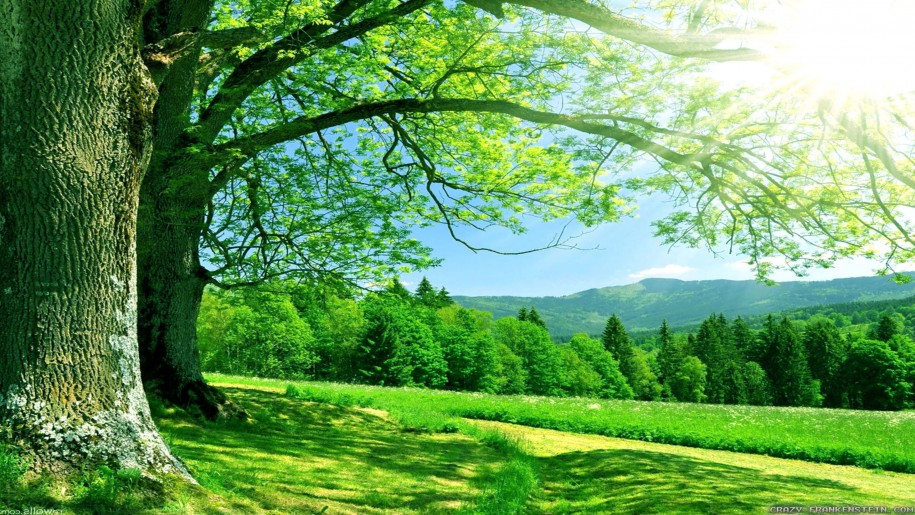
#> input picture Nature.jpg, 915 x 515 px, found by its file name
$ jupyter execute MostDominantColors.ipynb   (shell and % lines are left out)   (Python 2 division)
#> lines starting #> are read from the running program, lines starting #| are printed output that depends on the picture; after the words box and inside, x2 and y2 are one past the last pixel; in counts of white or black regions, pixels touching at a corner belong together
[cell 1]
import numpy as np
import cv2
from matplotlib import pyplot as plt
from sklearn.cluster import KMeans

[cell 2]
im = cv2.imread('/home/sharad/Pictures/Nature.jpg')
#> im is the input picture: shape (515, 915, 3); mean B, G, R 90.9, 154.7, 102.7
im = cv2.cvtColor(im, cv2.COLOR_BGR2RGB)

r, c = im.shape[:2]
#> r = 515; c = 915
out_r = 200
im = cv2.resize(im, (int(out_r*float(c) / r), out_r))
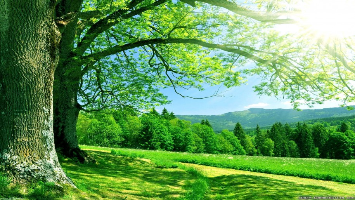
#> im: shape (200, 355, 3); mean R, G, B 102.6, 154.6, 90.7
pixels = im.reshape((-1, 3))

print pixels.shape
#| (71000, 3)
plt.imshow(im)

[cell 3]
km = KMeans(n_clusters = 8)
km.fit(pixels)

[cell 4]
colors = np.asarray(km.cluster_centers_, dtype='uint8')
colors

[cell 5]
per = np.asarray(np.unique(km.labels_, return_counts=True)[1], dtype = 'float32')
per = per / pixels.shape[0]
per

[cell 6]
plt.figure(0)
for ix in range(colors.shape[0]):
    patch = np.ones((20, 20, 3))
    patch[:, :, :] = 255 - colors[ix]
    plt.subplot(1, colors.shape[0], ix + 1)
    plt.axis("off")
    plt.imshow(patch)

[cell 7]
dom = [[per[ix], colors[ix]] for ix in range(km.n_clusters)]
DOM = sorted(dom, key = lambda z: z[0], reverse = True)

[cell 8]
plt.figure(0)
plt.axis('off')

patch = np.zeros((50, 500, 3))

start = 0
for cx in range(km.n_clusters):
    width = int(DOM[cx][0] * patch.shape[1])
    end = start + width
    patch[:, start:end, :] = 255 - DOM[cx][1]
    start = end
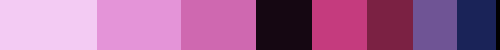
#> patch: shape (50, 500, 3) float64; mean of channels 0, 1, 2 151.8, 100.3, 163.6; drawn as B, G, R

plt.imshow(patch)
plt.show()
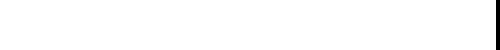
#> shown: shape (50, 500, 3) float64; values 0 (black) and 1 (white), 99.2% white; 1 black region, box (x1, y1, x2, y2) and area: (496, 0, 500, 50) 200
